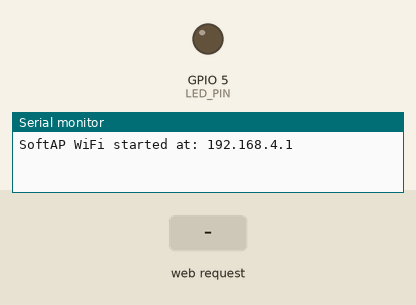
Bench run of a sketch on a simulated ESP32. Shown: output pins drawn as LEDs (lit = HIGH), the last lines printed to the serial monitor. The test bench sets the inputs (shaded band).

Above: at 1.2 s.
1.3 s: HTTP request GET /on received
At 1.7 s:
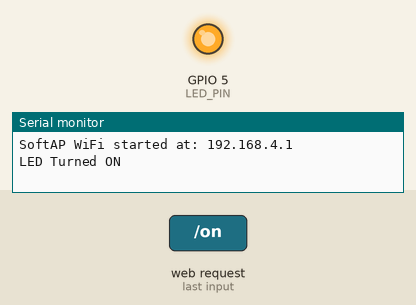
2.8 s: HTTP request GET /off received
At 4.0 s:
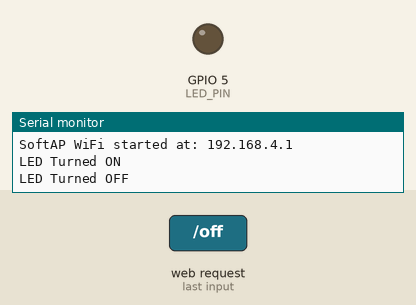
Timing chart, 0 to 5.8 s (numbered marks = the images above; inputs shaded):
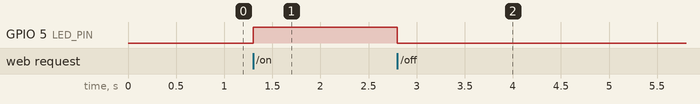

The sketch:

ES_Diary.ino
```cpp
#include <WiFi.h>

#include <ESPAsyncWebServer.h>

#define LED_PIN 5

AsyncWebServer server(80);

const char* ssid = "ES Diary";
const char* password = "12345678";

const String index_html = R"rawliteral(
  <!DOCTYPE html>
  <html lang="en">
  <head>
  <meta charset="UTF-8">
  <meta name="viewport" content="width=device-width, initial-scale=1.0">
  <title>ESP32 LED Control</title>
  <style>
    body {
      font-family: Arial, sans-serif;
      background: #0f172a;
      color: #fff;
      display: flex;
      flex-direction: column;
      align-items: center;
      justify-content: center;
      height: 100vh;
      margin: 0;
    }
    .container {
      background: #1e293b;
      padding: 30px 40px;
      border-radius: 12px;
      box-shadow: 0 0 15px rgba(0,0,0,0.4);
      text-align: center;
    }
    h2 {
      margin-bottom: 20px;
    }
    button {
      padding: 12px 20px;
      margin: 10px;
      border: none;
      border-radius: 8px;
      cursor: pointer;
      font-weight: bold;
      width: 100px;
      font-size: 16px;
    }
    .on { background: #16a34a; color: #fff; }
    .off { background: #dc2626; color: #fff; }
    .status {
      margin-top: 15px;
      font-size: 0.9em;
      color: #94a3b8;
    }
  </style>
  </head>
  <body>
    <div class="container">
      <h2>ESP32 LED Control</h2>
      <div>
        <button class="on" onclick="turnOnLED()">ON</button>
        <button class="off" onclick="turnOffLED()">OFF</button>
      </div>
      <div class="status" id="status"></div>
    </div>

  <script>
  const statusEl = document.getElementById('status');

  function turnOnLED() {
    var xhttp = new XMLHttpRequest();
    xhttp.onreadystatechange = function() {
      if (this.readyState == 4 && this.status == 200) {
        statusEl.textContent = `LED turned ON`;
      }
    };
    xhttp.open("GET", "/on", true);
    xhttp.send();
  }

  function turnOffLED() {
    var xhttp = new XMLHttpRequest();
    xhttp.onreadystatechange = function() {
      if (this.readyState == 4 && this.status == 200) {
        statusEl.textContent = `LED turned OFF`;
      }
    };
    xhttp.open("GET", "/off", true);
    xhttp.send();
  }
  </script>
  </body>
  </html>
)rawliteral";

void setup() {
  Serial.begin(115200);

  pinMode(LED_PIN, OUTPUT);

  digitalWrite(LED_PIN, LOW);

  WiFi.softAP(ssid, password);

  IPAddress APIP = WiFi.softAPIP();

  Serial.print("\n\n\nSoftAP WiFi started at: ");
  Serial.println(APIP);

  server.on("/", HTTP_GET, [](AsyncWebServerRequest *request) {
    request->send(200, "text/html", index_html);
  });

  server.on("/on", HTTP_GET, [](AsyncWebServerRequest *request) {
    digitalWrite(LED_PIN, HIGH);
    Serial.println("LED Turned ON");
    request->send(200);
  });

  server.on("/off", HTTP_GET, [](AsyncWebServerRequest *request) {
    digitalWrite(LED_PIN, LOW);
    Serial.println("LED Turned OFF");
    request->send(200);
  });

  server.begin();
}

void loop() {
}
```

Measured:
- after the input at 1.3 s, GPIO 5 (LED_PIN): LOW → HIGH at once
- after the input at 2.8 s, GPIO 5 (LED_PIN): HIGH → LOW at once
